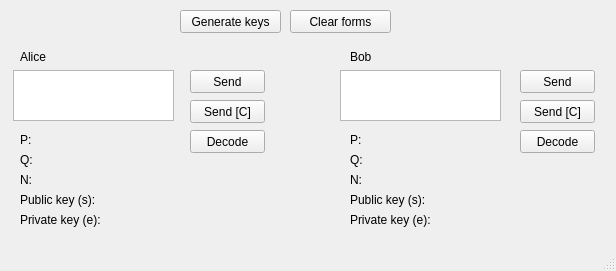
<?xml version="1.0" encoding="UTF-8"?>
<ui version="4.0">
 <class>MainWindow</class>
 <widget class="QMainWindow" name="MainWindow">
  <property name="geometry">
   <rect>
    <x>0</x>
    <y>0</y>
    <width>616</width>
    <height>271</height>
   </rect>
  </property>
  <property name="minimumSize">
   <size>
    <width>616</width>
    <height>271</height>
   </size>
  </property>
  <property name="maximumSize">
   <size>
    <width>616</width>
    <height>271</height>
   </size>
  </property>
  <property name="windowTitle">
   <string>RSA thing</string>
  </property>
  <widget class="QWidget" name="centralwidget">
   <widget class="QPlainTextEdit" name="Alice_TE">
    <property name="geometry">
     <rect>
      <x>13</x>
      <y>70</y>
      <width>161</width>
      <height>51</height>
     </rect>
    </property>
   </widget>
   <widget class="QPlainTextEdit" name="Bob_TE">
    <property name="geometry">
     <rect>
      <x>340</x>
      <y>70</y>
      <width>161</width>
      <height>51</height>
     </rect>
    </property>
   </widget>
   <widget class="QLabel" name="Alice_label">
    <property name="geometry">
     <rect>
      <x>20</x>
      <y>50</y>
      <width>47</width>
      <height>13</height>
     </rect>
    </property>
    <property name="text">
     <string>Alice</string>
    </property>
   </widget>
   <widget class="QLabel" name="Bob_label">
    <property name="geometry">
     <rect>
      <x>350</x>
      <y>50</y>
      <width>47</width>
      <height>13</height>
     </rect>
    </property>
    <property name="text">
     <string>Bob</string>
    </property>
   </widget>
   <widget class="QLabel" name="Private_Bob_label">
    <property name="geometry">
     <rect>
      <x>350</x>
      <y>210</y>
      <width>231</width>
      <height>20</height>
     </rect>
    </property>
    <property name="text">
     <string>Private key (e):</string>
    </property>
   </widget>
   <widget class="QLabel" name="Private_Al_label">
    <property name="geometry">
     <rect>
      <x>20</x>
      <y>210</y>
      <width>241</width>
      <height>20</height>
     </rect>
    </property>
    <property name="cursor">
     <cursorShape>ArrowCursor</cursorShape>
    </property>
    <property name="text">
     <string>Private key (e):</string>
    </property>
   </widget>
   <widget class="QLabel" name="Public_Al_label">
    <property name="geometry">
     <rect>
      <x>20</x>
      <y>190</y>
      <width>241</width>
      <height>20</height>
     </rect>
    </property>
    <property name="text">
     <string>Public key (s):</string>
    </property>
   </widget>
   <widget class="QLabel" name="Public_Bob_label">
    <property name="geometry">
     <rect>
      <x>350</x>
      <y>190</y>
      <width>241</width>
      <height>20</height>
     </rect>
    </property>
    <property name="text">
     <string>Public key (s):</string>
    </property>
   </widget>
   <widget class="QLabel" name="P_Al_label">
    <property name="geometry">
     <rect>
      <x>20</x>
      <y>130</y>
      <width>101</width>
      <height>20</height>
     </rect>
    </property>
    <property name="text">
     <string>P:</string>
    </property>
   </widget>
   <widget class="QLabel" name="Q_Al_label">
    <property name="geometry">
     <rect>
      <x>20</x>
      <y>150</y>
      <width>101</width>
      <height>20</height>
     </rect>
    </property>
    <property name="text">
     <string>Q:</string>
    </property>
   </widget>
   <widget class="QLabel" name="N_Al_label">
    <property name="geometry">
     <rect>
      <x>20</x>
      <y>170</y>
      <width>241</width>
      <height>20</height>
     </rect>
    </property>
    <property name="text">
     <string>N:</string>
    </property>
   </widget>
   <widget class="QLabel" name="P_Bob_label">
    <property name="geometry">
     <rect>
      <x>350</x>
      <y>130</y>
      <width>101</width>
      <height>20</height>
     </rect>
    </property>
    <property name="text">
     <string>P:</string>
    </property>
   </widget>
   <widget class="QLabel" name="Q_Bob_label">
    <property name="geometry">
     <rect>
      <x>350</x>
      <y>150</y>
      <width>101</width>
      <height>20</height>
     </rect>
    </property>
    <property name="text">
     <string>Q:</string>
    </property>
   </widget>
   <widget class="QLabel" name="N_Bob_label">
    <property name="geometry">
     <rect>
      <x>350</x>
      <y>170</y>
      <width>241</width>
      <height>20</height>
     </rect>
    </property>
    <property name="text">
     <string>N:</string>
    </property>
   </widget>
   <widget class="QPushButton" name="Send_C_Bob_button">
    <property name="geometry">
     <rect>
      <x>520</x>
      <y>100</y>
      <width>75</width>
      <height>23</height>
     </rect>
    </property>
    <property name="text">
     <string>Send [C]</string>
    </property>
   </widget>
   <widget class="QPushButton" name="Generate_keys_button">
    <property name="geometry">
     <rect>
      <x>180</x>
      <y>10</y>
      <width>101</width>
      <height>23</height>
     </rect>
    </property>
    <property name="text">
     <string>Generate keys</string>
    </property>
   </widget>
   <widget class="QPushButton" name="Send_C_Al_button">
    <property name="geometry">
     <rect>
      <x>190</x>
      <y>100</y>
      <width>75</width>
      <height>23</height>
     </rect>
    </property>
    <property name="text">
     <string>Send [C]</string>
    </property>
   </widget>
   <widget class="QPushButton" name="Decode_Al_button">
    <property name="geometry">
     <rect>
      <x>190</x>
      <y>130</y>
      <width>75</width>
      <height>23</height>
     </rect>
    </property>
    <property name="text">
     <string>Decode</string>
    </property>
   </widget>
   <widget class="QPushButton" name="Decode_Bob_button">
    <property name="geometry">
     <rect>
      <x>520</x>
      <y>130</y>
      <width>75</width>
      <height>23</height>
     </rect>
    </property>
    <property name="text">
     <string>Decode</string>
    </property>
   </widget>
   <widget class="QPushButton" name="Send_Al_button">
    <property name="geometry">
     <rect>
      <x>190</x>
      <y>70</y>
      <width>75</width>
      <height>23</height>
     </rect>
    </property>
    <property name="text">
     <string>Send</string>
    </property>
   </widget>
   <widget class="QPushButton" name="Send_Bob_button">
    <property name="geometry">
     <rect>
      <x>520</x>
      <y>70</y>
      <width>75</width>
      <height>23</height>
     </rect>
    </property>
    <property name="text">
     <string>Send</string>
    </property>
   </widget>
   <widget class="QPushButton" name="Clear_button">
    <property name="geometry">
     <rect>
      <x>290</x>
      <y>10</y>
      <width>101</width>
      <height>23</height>
     </rect>
    </property>
    <property name="text">
     <string>Clear forms</string>
    </property>
   </widget>
  </widget>
  <widget class="QMenuBar" name="menubar">
   <property name="geometry">
    <rect>
     <x>0</x>
     <y>0</y>
     <width>616</width>
     <height>21</height>
    </rect>
   </property>
  </widget>
  <widget class="QStatusBar" name="statusbar"/>
 </widget>
 <resources/>
 <connections>
  <connection>
   <sender>Send_Al_button</sender>
   <signal>clicked()</signal>
   <receiver>MainWindow</receiver>
   <slot>sendFromAlice()</slot>
   <hints>
    <hint type="sourcelabel">
     <x>227</x>
     <y>102</y>
    </hint>
    <hint type="destinationlabel">
     <x>307</x>
     <y>135</y>
    </hint>
   </hints>
  </connection>
  <connection>
   <sender>Send_C_Al_button</sender>
   <signal>clicked()</signal>
   <receiver>MainWindow</receiver>
   <slot>sendCFromAlice()</slot>
   <hints>
    <hint type="sourcelabel">
     <x>227</x>
     <y>132</y>
    </hint>
    <hint type="destinationlabel">
     <x>307</x>
     <y>135</y>
    </hint>
   </hints>
  </connection>
  <connection>
   <sender>Send_Bob_button</sender>
   <signal>clicked()</signal>
   <receiver>MainWindow</receiver>
   <slot>sendFromBob()</slot>
   <hints>
    <hint type="sourcelabel">
     <x>557</x>
     <y>102</y>
    </hint>
    <hint type="destinationlabel">
     <x>307</x>
     <y>135</y>
    </hint>
   </hints>
  </connection>
  <connection>
   <sender>Send_C_Bob_button</sender>
   <signal>clicked()</signal>
   <receiver>MainWindow</receiver>
   <slot>sendCFromBob()</slot>
   <hints>
    <hint type="sourcelabel">
     <x>557</x>
     <y>132</y>
    </hint>
    <hint type="destinationlabel">
     <x>307</x>
     <y>135</y>
    </hint>
   </hints>
  </connection>
  <connection>
   <sender>Decode_Al_button</sender>
   <signal>clicked()</signal>
   <receiver>MainWindow</receiver>
   <slot>decodeAlice()</slot>
   <hints>
    <hint type="sourcelabel">
     <x>227</x>
     <y>162</y>
    </hint>
    <hint type="destinationlabel">
     <x>307</x>
     <y>135</y>
    </hint>
   </hints>
  </connection>
  <connection>
   <sender>Decode_Bob_button</sender>
   <signal>clicked()</signal>
   <receiver>MainWindow</receiver>
   <slot>decodeBob()</slot>
   <hints>
    <hint type="sourcelabel">
     <x>557</x>
     <y>162</y>
    </hint>
    <hint type="destinationlabel">
     <x>307</x>
     <y>135</y>
    </hint>
   </hints>
  </connection>
  <connection>
   <sender>Clear_button</sender>
   <signal>clicked()</signal>
   <receiver>MainWindow</receiver>
   <slot>clearForms()</slot>
   <hints>
    <hint type="sourcelabel">
     <x>340</x>
     <y>42</y>
    </hint>
    <hint type="destinationlabel">
     <x>307</x>
     <y>135</y>
    </hint>
   </hints>
  </connection>
  <connection>
   <sender>Generate_keys_button</sender>
   <signal>clicked()</signal>
   <receiver>MainWindow</receiver>
   <slot>generateKeys()</slot>
   <hints>
    <hint type="sourcelabel">
     <x>230</x>
     <y>42</y>
    </hint>
    <hint type="destinationlabel">
     <x>307</x>
     <y>135</y>
    </hint>
   </hints>
  </connection>
 </connections>
 <slots>
  <slot>generateKeys()</slot>
  <slot>clearForms()</slot>
  <slot>sendFromAlice()</slot>
  <slot>sendFromBob()</slot>
  <slot>sendCFromAlice()</slot>
  <slot>sendCFromBob()</slot>
  <slot>decodeAlice()</slot>
  <slot>decodeBob()</slot>
 </slots>
</ui>
